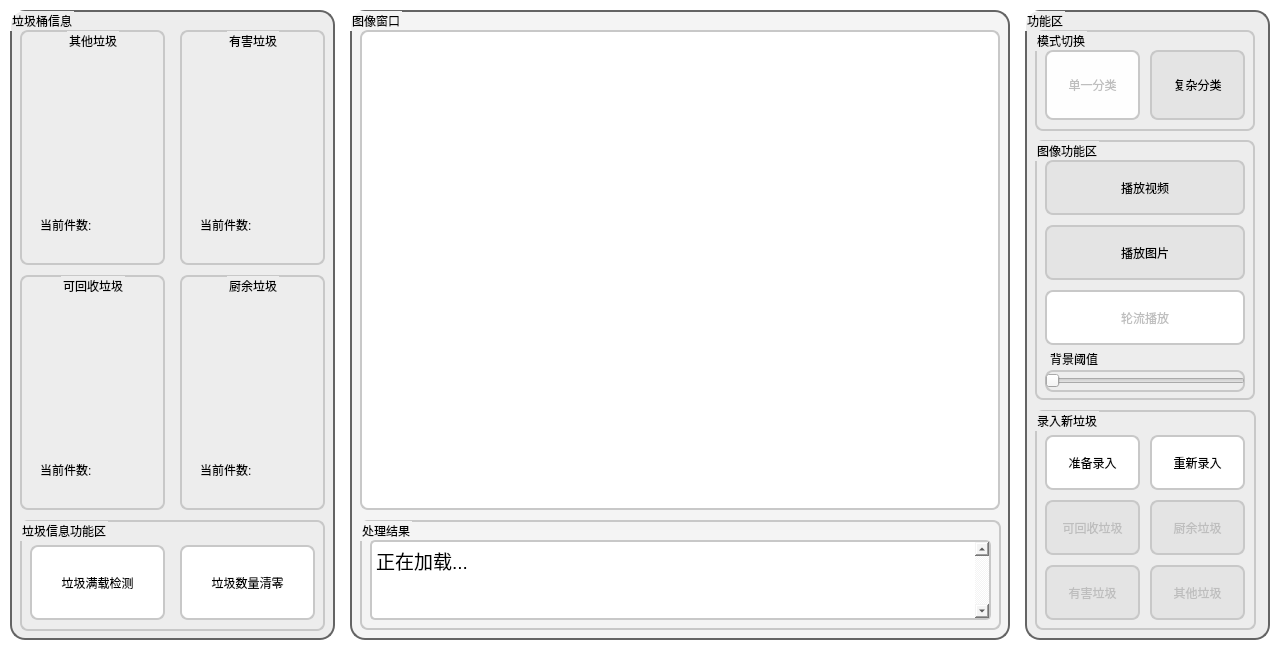
<?xml version="1.0" encoding="UTF-8"?>
<ui version="4.0">
 <class>MainWindow</class>
 <widget class="QMainWindow" name="MainWindow">
  <property name="windowModality">
   <enum>Qt::NonModal</enum>
  </property>
  <property name="geometry">
   <rect>
    <x>0</x>
    <y>0</y>
    <width>1280</width>
    <height>650</height>
   </rect>
  </property>
  <property name="minimumSize">
   <size>
    <width>1280</width>
    <height>650</height>
   </size>
  </property>
  <property name="maximumSize">
   <size>
    <width>1280</width>
    <height>650</height>
   </size>
  </property>
  <property name="windowTitle">
   <string>MainWindow</string>
  </property>
  <property name="autoFillBackground">
   <bool>false</bool>
  </property>
  <property name="styleSheet">
   <string notr="true">background-color: #FFFFFF;</string>
  </property>
  <widget class="QWidget" name="centralwidget">
   <widget class="QGroupBox" name="groupBox">
    <property name="geometry">
     <rect>
      <x>350</x>
      <y>10</y>
      <width>660</width>
      <height>630</height>
     </rect>
    </property>
    <property name="styleSheet">
     <string notr="true">border:2px solid rgb(100,100,100);
border-radius:15px;
background-color: #F4F4F4;</string>
    </property>
    <property name="title">
     <string>图像窗口</string>
    </property>
    <widget class="QLabel" name="frame_label">
     <property name="geometry">
      <rect>
       <x>10</x>
       <y>20</y>
       <width>640</width>
       <height>480</height>
      </rect>
     </property>
     <property name="minimumSize">
      <size>
       <width>640</width>
       <height>480</height>
      </size>
     </property>
     <property name="maximumSize">
      <size>
       <width>640</width>
       <height>480</height>
      </size>
     </property>
     <property name="styleSheet">
      <string notr="true">border-radius:8px;
background-color: rgb(255, 255, 255);
border:2px solid rgb(200,200,200);</string>
     </property>
     <property name="text">
      <string/>
     </property>
    </widget>
    <widget class="QGroupBox" name="groupBox_8">
     <property name="geometry">
      <rect>
       <x>10</x>
       <y>510</y>
       <width>641</width>
       <height>110</height>
      </rect>
     </property>
     <property name="styleSheet">
      <string notr="true">border-radius:8px;
border:2px solid rgb(200,200,200);
</string>
     </property>
     <property name="title">
      <string>处理结果</string>
     </property>
     <widget class="QTextEdit" name="textEdit">
      <property name="enabled">
       <bool>true</bool>
      </property>
      <property name="geometry">
       <rect>
        <x>10</x>
        <y>20</y>
        <width>621</width>
        <height>80</height>
       </rect>
      </property>
      <property name="font">
       <font>
        <pointsize>14</pointsize>
        <stylestrategy>PreferAntialias</stylestrategy>
       </font>
      </property>
      <property name="focusPolicy">
       <enum>Qt::NoFocus</enum>
      </property>
      <property name="styleSheet">
       <string notr="true">border-radius:5px;
background-color: rgb(255, 255, 255);</string>
      </property>
      <property name="verticalScrollBarPolicy">
       <enum>Qt::ScrollBarAlwaysOn</enum>
      </property>
      <property name="html">
       <string>&lt;!DOCTYPE HTML PUBLIC &quot;-//W3C//DTD HTML 4.0//EN&quot; &quot;http://www.w3.org/TR/REC-html40/strict.dtd&quot;&gt;
&lt;html&gt;&lt;head&gt;&lt;meta name=&quot;qrichtext&quot; content=&quot;1&quot; /&gt;&lt;style type=&quot;text/css&quot;&gt;
p, li { white-space: pre-wrap; }
&lt;/style&gt;&lt;/head&gt;&lt;body style=&quot; font-family:'SimSun'; font-size:14pt; font-weight:400; font-style:normal;&quot;&gt;
&lt;p style=&quot; margin-top:0px; margin-bottom:0px; margin-left:0px; margin-right:0px; -qt-block-indent:0; text-indent:0px;&quot;&gt;正在加载...&lt;/p&gt;&lt;/body&gt;&lt;/html&gt;</string>
      </property>
     </widget>
    </widget>
   </widget>
   <widget class="QGroupBox" name="groupBox_3">
    <property name="geometry">
     <rect>
      <x>10</x>
      <y>10</y>
      <width>325</width>
      <height>630</height>
     </rect>
    </property>
    <property name="styleSheet">
     <string notr="true">border:2px solid rgb(100,100,100);
border-radius:15px;
background-color: #EDEDED;</string>
    </property>
    <property name="title">
     <string>垃圾桶信息</string>
    </property>
    <widget class="QGroupBox" name="groupBox_4">
     <property name="geometry">
      <rect>
       <x>10</x>
       <y>265</y>
       <width>145</width>
       <height>235</height>
      </rect>
     </property>
     <property name="styleSheet">
      <string notr="true">border-radius:8px;
border:2px solid rgb(200,200,200);</string>
     </property>
     <property name="title">
      <string>可回收垃圾</string>
     </property>
     <property name="alignment">
      <set>Qt::AlignCenter</set>
     </property>
     <widget class="QStackedWidget" name="stackedWidget_Recycle">
      <property name="geometry">
       <rect>
        <x>10</x>
        <y>40</y>
        <width>125</width>
        <height>125</height>
       </rect>
      </property>
      <property name="styleSheet">
       <string notr="true">border-image:url(./RoundProcessBar.png) 0 0 0 0 stretch stretch;
border:0px;
background-color: rgba(0, 0, 0, 0);</string>
      </property>
      <property name="currentIndex">
       <number>1</number>
      </property>
      <widget class="QWidget" name="page_3"/>
      <widget class="QWidget" name="page_4"/>
     </widget>
     <widget class="QLabel" name="RecycleNumbers">
      <property name="geometry">
       <rect>
        <x>20</x>
        <y>185</y>
        <width>105</width>
        <height>20</height>
       </rect>
      </property>
      <property name="styleSheet">
       <string notr="true">border:0px solid rgb(200,200,200);</string>
      </property>
      <property name="text">
       <string>当前件数:</string>
      </property>
     </widget>
     <zorder>RecycleNumbers</zorder>
     <zorder>stackedWidget_Recycle</zorder>
    </widget>
    <widget class="QGroupBox" name="groupBox_5">
     <property name="geometry">
      <rect>
       <x>170</x>
       <y>20</y>
       <width>145</width>
       <height>235</height>
      </rect>
     </property>
     <property name="styleSheet">
      <string notr="true">border-radius:8px;
border:2px solid rgb(200,200,200);</string>
     </property>
     <property name="title">
      <string>有害垃圾</string>
     </property>
     <property name="alignment">
      <set>Qt::AlignCenter</set>
     </property>
     <widget class="QStackedWidget" name="stackedWidget_Harmful">
      <property name="geometry">
       <rect>
        <x>10</x>
        <y>40</y>
        <width>125</width>
        <height>125</height>
       </rect>
      </property>
      <property name="styleSheet">
       <string notr="true">border-image:url(./RoundProcessBar.png) 0 0 0 0 stretch stretch;
border:0px;
background-color: rgba(0, 0, 0, 0);</string>
      </property>
      <property name="currentIndex">
       <number>0</number>
      </property>
      <widget class="QWidget" name="page_7"/>
      <widget class="QWidget" name="page_8"/>
     </widget>
     <widget class="QLabel" name="HarmfulNumbers">
      <property name="geometry">
       <rect>
        <x>20</x>
        <y>185</y>
        <width>105</width>
        <height>20</height>
       </rect>
      </property>
      <property name="styleSheet">
       <string notr="true">border:0px solid rgb(200,200,200);</string>
      </property>
      <property name="text">
       <string>当前件数:</string>
      </property>
     </widget>
     <zorder>HarmfulNumbers</zorder>
     <zorder>stackedWidget_Harmful</zorder>
    </widget>
    <widget class="QGroupBox" name="groupBox_6">
     <property name="geometry">
      <rect>
       <x>10</x>
       <y>20</y>
       <width>145</width>
       <height>235</height>
      </rect>
     </property>
     <property name="styleSheet">
      <string notr="true">border-radius:8px;
border:2px solid rgb(200,200,200);</string>
     </property>
     <property name="title">
      <string>其他垃圾</string>
     </property>
     <property name="alignment">
      <set>Qt::AlignHCenter|Qt::AlignTop</set>
     </property>
     <widget class="QStackedWidget" name="stackedWidget_Other">
      <property name="geometry">
       <rect>
        <x>10</x>
        <y>40</y>
        <width>125</width>
        <height>125</height>
       </rect>
      </property>
      <property name="styleSheet">
       <string notr="true">border-image:url(./RoundProcessBar.png) 0 0 0 0 stretch stretch;
border:0px;
background-color: rgba(0, 0, 0, 0);</string>
      </property>
      <property name="currentIndex">
       <number>0</number>
      </property>
      <widget class="QWidget" name="page_9"/>
      <widget class="QWidget" name="page_10"/>
     </widget>
     <widget class="QLabel" name="OtherNumbers">
      <property name="geometry">
       <rect>
        <x>20</x>
        <y>185</y>
        <width>105</width>
        <height>20</height>
       </rect>
      </property>
      <property name="styleSheet">
       <string notr="true">border:0px solid rgb(200,200,200);</string>
      </property>
      <property name="text">
       <string>当前件数:</string>
      </property>
     </widget>
     <zorder>OtherNumbers</zorder>
     <zorder>stackedWidget_Other</zorder>
    </widget>
    <widget class="QGroupBox" name="groupBox_7">
     <property name="geometry">
      <rect>
       <x>170</x>
       <y>265</y>
       <width>145</width>
       <height>235</height>
      </rect>
     </property>
     <property name="styleSheet">
      <string notr="true">border-radius:8px;
border:2px solid rgb(200,200,200);</string>
     </property>
     <property name="title">
      <string>厨余垃圾</string>
     </property>
     <property name="alignment">
      <set>Qt::AlignCenter</set>
     </property>
     <widget class="QStackedWidget" name="stackedWidget_Kitchen">
      <property name="geometry">
       <rect>
        <x>10</x>
        <y>40</y>
        <width>125</width>
        <height>125</height>
       </rect>
      </property>
      <property name="styleSheet">
       <string notr="true">border-image:url(./RoundProcessBar.png) 0 0 0 0 stretch stretch;
border:0px;
background-color: rgba(0, 0, 0, 0);</string>
      </property>
      <property name="currentIndex">
       <number>0</number>
      </property>
      <widget class="QWidget" name="page_5"/>
      <widget class="QWidget" name="page_6"/>
     </widget>
     <widget class="QLabel" name="KitchenNumbers">
      <property name="geometry">
       <rect>
        <x>20</x>
        <y>185</y>
        <width>105</width>
        <height>20</height>
       </rect>
      </property>
      <property name="styleSheet">
       <string notr="true">border:0px solid rgb(200,200,200);</string>
      </property>
      <property name="text">
       <string>当前件数:</string>
      </property>
     </widget>
     <zorder>KitchenNumbers</zorder>
     <zorder>stackedWidget_Kitchen</zorder>
    </widget>
    <widget class="QGroupBox" name="groupBox_2">
     <property name="geometry">
      <rect>
       <x>10</x>
       <y>510</y>
       <width>305</width>
       <height>111</height>
      </rect>
     </property>
     <property name="styleSheet">
      <string notr="true">border-radius:8px;
border:2px solid rgb(200,200,200);</string>
     </property>
     <property name="title">
      <string>垃圾信息功能区</string>
     </property>
     <widget class="QPushButton" name="LoadTest">
      <property name="geometry">
       <rect>
        <x>10</x>
        <y>25</y>
        <width>135</width>
        <height>75</height>
       </rect>
      </property>
      <property name="styleSheet">
       <string notr="true">background-color: #FFFFFF;</string>
      </property>
      <property name="text">
       <string>垃圾满载检测</string>
      </property>
     </widget>
     <widget class="QPushButton" name="ClearNumbers">
      <property name="geometry">
       <rect>
        <x>160</x>
        <y>25</y>
        <width>135</width>
        <height>75</height>
       </rect>
      </property>
      <property name="styleSheet">
       <string notr="true">background-color: #FFFFFF;</string>
      </property>
      <property name="text">
       <string>垃圾数量清零</string>
      </property>
     </widget>
    </widget>
    <zorder>groupBox_5</zorder>
    <zorder>groupBox_6</zorder>
    <zorder>groupBox_7</zorder>
    <zorder>groupBox_2</zorder>
    <zorder>groupBox_4</zorder>
   </widget>
   <widget class="QGroupBox" name="groupBox_9">
    <property name="geometry">
     <rect>
      <x>1025</x>
      <y>10</y>
      <width>245</width>
      <height>630</height>
     </rect>
    </property>
    <property name="styleSheet">
     <string notr="true">border:2px solid rgb(100,100,100);
border-radius:15px;
background-color: #EDEDED;</string>
    </property>
    <property name="title">
     <string>功能区</string>
    </property>
    <widget class="QGroupBox" name="groupBox_11">
     <property name="geometry">
      <rect>
       <x>10</x>
       <y>400</y>
       <width>221</width>
       <height>220</height>
      </rect>
     </property>
     <property name="styleSheet">
      <string notr="true">border-radius:8px;
border:2px solid rgb(200,200,200);</string>
     </property>
     <property name="title">
      <string>录入新垃圾</string>
     </property>
     <widget class="QPushButton" name="NewRecycle">
      <property name="enabled">
       <bool>false</bool>
      </property>
      <property name="geometry">
       <rect>
        <x>10</x>
        <y>90</y>
        <width>95</width>
        <height>55</height>
       </rect>
      </property>
      <property name="styleSheet">
       <string notr="true">background-color: #E4E4E4;</string>
      </property>
      <property name="text">
       <string>可回收垃圾</string>
      </property>
     </widget>
     <widget class="QPushButton" name="NewKitchen">
      <property name="enabled">
       <bool>false</bool>
      </property>
      <property name="geometry">
       <rect>
        <x>115</x>
        <y>90</y>
        <width>95</width>
        <height>55</height>
       </rect>
      </property>
      <property name="styleSheet">
       <string notr="true">background-color: #E4E4E4;</string>
      </property>
      <property name="text">
       <string>厨余垃圾</string>
      </property>
     </widget>
     <widget class="QPushButton" name="NewHarmful">
      <property name="enabled">
       <bool>false</bool>
      </property>
      <property name="geometry">
       <rect>
        <x>10</x>
        <y>155</y>
        <width>95</width>
        <height>55</height>
       </rect>
      </property>
      <property name="styleSheet">
       <string notr="true">background-color: #E4E4E4;</string>
      </property>
      <property name="text">
       <string>有害垃圾</string>
      </property>
     </widget>
     <widget class="QPushButton" name="NewOther">
      <property name="enabled">
       <bool>false</bool>
      </property>
      <property name="geometry">
       <rect>
        <x>115</x>
        <y>155</y>
        <width>95</width>
        <height>55</height>
       </rect>
      </property>
      <property name="styleSheet">
       <string notr="true">background-color: #E4E4E4;</string>
      </property>
      <property name="text">
       <string>其他垃圾</string>
      </property>
     </widget>
     <widget class="QPushButton" name="ReRecord">
      <property name="geometry">
       <rect>
        <x>115</x>
        <y>25</y>
        <width>95</width>
        <height>55</height>
       </rect>
      </property>
      <property name="styleSheet">
       <string notr="true">background-color: #FFFFFF;</string>
      </property>
      <property name="text">
       <string>重新录入</string>
      </property>
     </widget>
     <widget class="QPushButton" name="ReadyToRecord">
      <property name="geometry">
       <rect>
        <x>10</x>
        <y>25</y>
        <width>95</width>
        <height>55</height>
       </rect>
      </property>
      <property name="styleSheet">
       <string notr="true">background-color: #FFFFFF;</string>
      </property>
      <property name="text">
       <string>准备录入</string>
      </property>
     </widget>
    </widget>
    <widget class="QGroupBox" name="groupBox_12">
     <property name="geometry">
      <rect>
       <x>10</x>
       <y>20</y>
       <width>220</width>
       <height>101</height>
      </rect>
     </property>
     <property name="styleSheet">
      <string notr="true">border-radius:8px;
border:2px solid rgb(200,200,200);</string>
     </property>
     <property name="title">
      <string>模式切换</string>
     </property>
     <widget class="QPushButton" name="PreMode">
      <property name="enabled">
       <bool>false</bool>
      </property>
      <property name="geometry">
       <rect>
        <x>10</x>
        <y>20</y>
        <width>95</width>
        <height>70</height>
       </rect>
      </property>
      <property name="styleSheet">
       <string notr="true">background-color: #FEFEFE;</string>
      </property>
      <property name="text">
       <string>单一分类</string>
      </property>
     </widget>
     <widget class="QPushButton" name="FinalMode">
      <property name="geometry">
       <rect>
        <x>115</x>
        <y>20</y>
        <width>95</width>
        <height>70</height>
       </rect>
      </property>
      <property name="styleSheet">
       <string notr="true">background-color: #E4E4E4;</string>
      </property>
      <property name="text">
       <string>复杂分类</string>
      </property>
     </widget>
    </widget>
    <widget class="QGroupBox" name="groupBox_10">
     <property name="geometry">
      <rect>
       <x>10</x>
       <y>130</y>
       <width>220</width>
       <height>260</height>
      </rect>
     </property>
     <property name="styleSheet">
      <string notr="true">border-radius:8px;
border:2px solid rgb(200,200,200);</string>
     </property>
     <property name="title">
      <string>图像功能区</string>
     </property>
     <widget class="QPushButton" name="PlayVideo">
      <property name="geometry">
       <rect>
        <x>10</x>
        <y>20</y>
        <width>200</width>
        <height>55</height>
       </rect>
      </property>
      <property name="styleSheet">
       <string notr="true">background-color: #E4E4E4;</string>
      </property>
      <property name="text">
       <string>播放视频</string>
      </property>
     </widget>
     <widget class="QPushButton" name="PlayPhoto">
      <property name="geometry">
       <rect>
        <x>10</x>
        <y>85</y>
        <width>200</width>
        <height>55</height>
       </rect>
      </property>
      <property name="styleSheet">
       <string notr="true">background-color: #E4E4E4;</string>
      </property>
      <property name="text">
       <string>播放图片</string>
      </property>
     </widget>
     <widget class="QPushButton" name="TakeTurns">
      <property name="enabled">
       <bool>false</bool>
      </property>
      <property name="geometry">
       <rect>
        <x>10</x>
        <y>150</y>
        <width>200</width>
        <height>55</height>
       </rect>
      </property>
      <property name="styleSheet">
       <string notr="true">background-color: #FFFFFF;</string>
      </property>
      <property name="text">
       <string>轮流播放</string>
      </property>
     </widget>
     <widget class="QSlider" name="threSlider">
      <property name="geometry">
       <rect>
        <x>10</x>
        <y>230</y>
        <width>200</width>
        <height>22</height>
       </rect>
      </property>
      <property name="maximum">
       <number>255</number>
      </property>
      <property name="orientation">
       <enum>Qt::Horizontal</enum>
      </property>
     </widget>
     <widget class="QLabel" name="label">
      <property name="geometry">
       <rect>
        <x>15</x>
        <y>210</y>
        <width>72</width>
        <height>17</height>
       </rect>
      </property>
      <property name="styleSheet">
       <string notr="true">border:0px solid rgb(200,200,200);</string>
      </property>
      <property name="text">
       <string>背景阈值</string>
      </property>
     </widget>
    </widget>
   </widget>
  </widget>
 </widget>
 <resources/>
 <connections/>
</ui>
